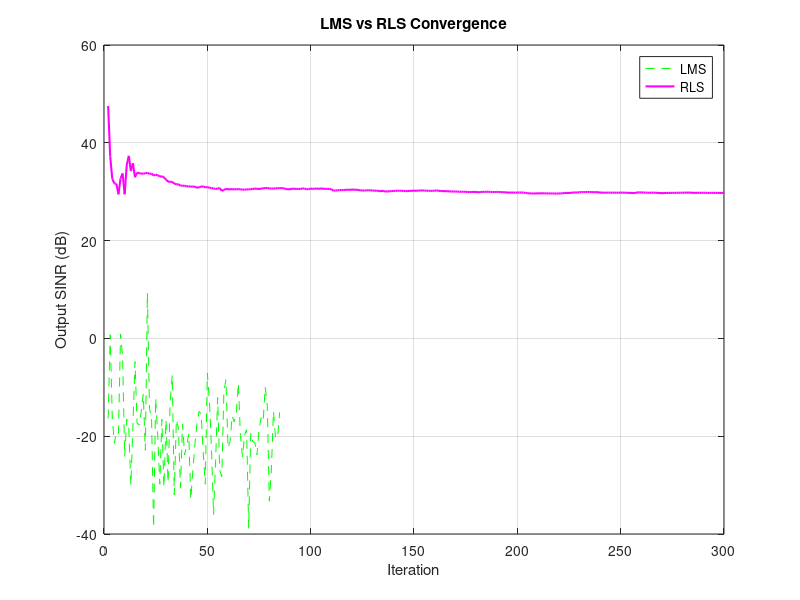

This figure's MATLAB source:
% LMS vs RLS Convergence Over Time
clear; clc;

N = 10; d = 0.5;
theta0 = 10; theta_jam = 45;
snapshots = 300;
a = @(theta) exp(1j*2*pi*d*(0:N-1)'*sind(theta));
SNR_dB = 20; INR_dB = 30;

s = sqrt(10^(SNR_dB/10)) * (randn(1,snapshots)+1j*randn(1,snapshots))/sqrt(2);
j = sqrt(10^(INR_dB/10)) * (randn(1,snapshots)+1j*randn(1,snapshots))/sqrt(2);
noise = (randn(N,snapshots)+1j*randn(N,snapshots))/sqrt(2);
X = a(theta0)*s + a(theta_jam)*j + noise;

desired = a(theta0)*s;
interference = a(theta_jam)*j + noise;

% LMS
mu = 0.01;
w_lms = zeros(N,1);
SINR_lms = zeros(1,snapshots);

% RLS
delta = 0.01; lambda = 0.99;
P = eye(N)/delta;
w_rls = zeros(N,1);
SINR_rls = zeros(1,snapshots);

for n = 1:snapshots
    x_n = X(:,n); d_n = s(n);

    % LMS
    e_lms = d_n - w_lms' * x_n;
    w_lms = w_lms + mu * x_n * conj(e_lms);
    SINR_lms(n) = var(w_lms'*desired(:,1:n)) / var(w_lms'*interference(:,1:n));

    % RLS
    k = (P * x_n) / (lambda + x_n' * P * x_n);
    e_rls = d_n - w_rls' * x_n;
    w_rls = w_rls + k * conj(e_rls);
    P = (P - k * x_n' * P) / lambda;
    SINR_rls(n) = var(w_rls'*desired(:,1:n)) / var(w_rls'*interference(:,1:n));
end

% Plot
figure;
plot(1:snapshots, 10*log10(SINR_lms), 'g--', ...
     1:snapshots, 10*log10(SINR_rls), 'm-', 'LineWidth', 1.5);
xlabel('Iteration'); ylabel('Output SINR (dB)');
title('LMS vs RLS Convergence');
legend('LMS', 'RLS'); grid on;
